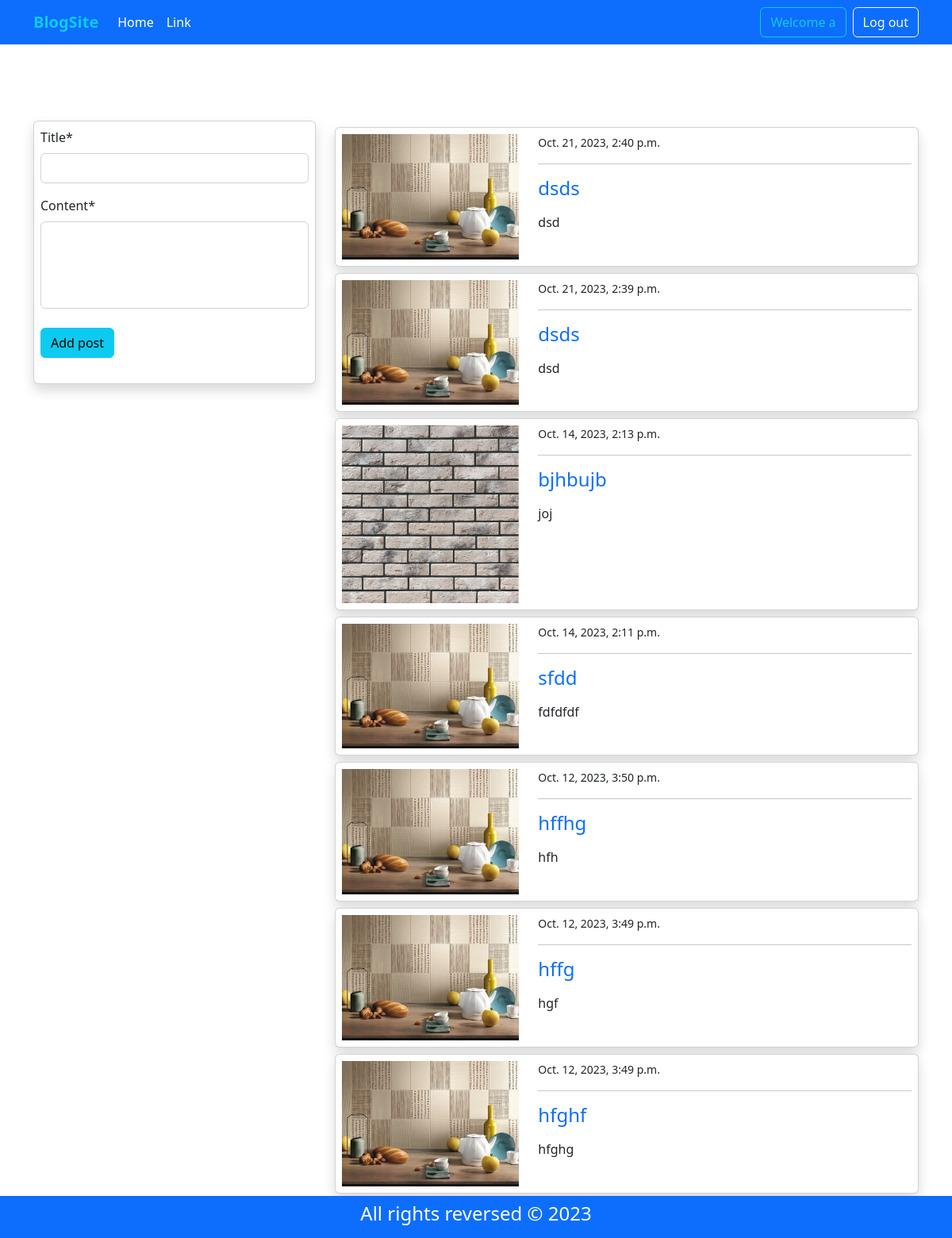
Screenshot of / (signed in) with the database file from the repository.
### news/models.py (models this page shows, shortened)
class PostModel(models.Model):
    title=models.CharField(max_length=250)
    content=models.TextField()
    author=models.ForeignKey(User,on_delete=models.CASCADE)
    created_at=models.DateTimeField(auto_now_add=True)

### users/models.py (models this page shows, shortened)
class ProfileModel(models.Model):
    user=models.OneToOneField(User,on_delete=models.CASCADE)
    image=models.ImageField(default='default.png',upload_to='profile',validators=[FileExtensionValidator(['png','jpg','jpeg','webp'])])

### news/views.py (the view)
# urls.py: path('',home,name='home-page'),
@login_required(login_url='users/login')
def home(request):
    data=PostModel.objects.all()
    if request.method=='POST':
        form=PostModelForm(request.POST)
        if form.is_valid():
            instance=form.save(commit=False)
            instance.author=request.user
            instance.save()
            return redirect('/')
    else:
        form=PostModelForm()
    context={
        'posts':reversed(data),'form':form
    }
    return render(request,'home.html',context)

### news/forms.py
class PostModelForm(forms.ModelForm):
    content=forms.CharField(widget=forms.Textarea(attrs={'rows':4,'style':'resize:none;'}))
    class Meta:
        model=PostModel
        fields=('title','content')

### templates/home.html (shortened to what this page needs)
{% extends 'inheritance/base.html' %}
{% load crispy_forms_tags %}
{% block mycontent %}
<div class="container my-5">
    <div class="row">
        <div class="col-12 col-md-4 mt-5">
            <div class="card shadow p-2">
                <form method="post">
                    {{form | crispy}}
                    <button class="btn btn-info my-2">Add post</button>
                </form>
            </div>
        </div>
        <div class="col-12 col-md-8 mt-5">
            {%for post in posts%}
            <div class="card shadow p-2 my-2">
                <div class="row">
                    <div class="col-12 col-md-4">
                        <img src="{{ post.author.profilemodel.image.url }}" alt="img" class="img-fluid">
                    </div>
                    <div class="col-12 col-md-8">
                        <small style="text-align: justify;">{{post.created_at}}</small>
                        <hr>
                        <a href="{% url 'post_detail-page' post.id%}" class="h4 text-decoration-none" style="text-align: justify;">{{post.title}}</a>
                        <p class="text-justify my-3" style="text-align: justify;">
                            {{post.content | truncatechars:250}}
                        </p>
                    </div>
                </div>
            </div>
            {%endfor%}
        </div>
    </div>
</div>
{% endblock %}

### templates/inheritance/base.html (shortened to what this page needs)
<html lang="en">
  <head>
    <link href="https://cdn.jsdelivr.net/npm/bootstrap@5.2.1/dist/css/bootstrap.min.css" rel="stylesheet">
  </head>
  <body>
    {% include 'inheritance/navbar.html'%}
    {% block mycontent %}
    {% endblock %}
    {% include 'inheritance/footer.html'%}
  </body>
</html>

### templates/inheritance/navbar.html (shortened to what this page needs)
<nav class="navbar navbar-expand-lg bg-primary">
    <div class="container">
        <a class="navbar-brand fw-bold text-info" href="{% url 'home-page' %}">BlogSite</a>
        <div class="collapse navbar-collapse" id="navbarSupportedContent">
            {%if user.is_authenticated%}
            <ul class="navbar-nav me-auto mb-2 mb-lg-0">
                <li class="nav-item">
                    <a class="nav-link active text-white" aria-current="page" href="{% url 'home-page' %}">Home</a>
                </li>
                <li class="nav-item"> <a class="nav-link active text-white" href="{% url 'profile-page'%}">Link</a>
                </li>
            </ul>
            <ul class="navbar-nav ms-auto mb-2 mb-lg-0">
                <li class="nav-item">
                    <a class="btn btn-outline-info me-2" aria-current="page" href="{%url 'home-page'%}">Welcome {{user.username}}</a>
                </li>
                <li class="nav-item">
                    <a class="btn btn-outline-light" aria-current="page" href="{%url 'logout-page'%}">Log out</a>
                </li>
            </ul>
            {%endif%}
        </div>
    </div>
</nav>

### templates/inheritance/footer.html
<footer class="fixed-bottom bg-primary text-white p-2">
    <h4 class="text-center">All rights reversed &copy; 2023</h4>
</footer>

### rows the page displays
PostModel: author.profilemodel.image (picture), created_at "Oct. 21, 2023, 2:40 p.m.", title "dsds", content "dsd"
PostModel: author.profilemodel.image (picture), created_at "Oct. 21, 2023, 2:39 p.m.", title "dsds", content "dsd"
PostModel: author.profilemodel.image (picture), created_at "Oct. 14, 2023, 2:13 p.m.", title "bjhbujb", content "joj"
PostModel: author.profilemodel.image (picture), created_at "Oct. 14, 2023, 2:11 p.m.", title "sfdd", content "fdfdfdf"
PostModel: author.profilemodel.image (picture), created_at "Oct. 12, 2023, 3:50 p.m.", title "hffhg", content "hfh"
PostModel: author.profilemodel.image (picture), created_at "Oct. 12, 2023, 3:49 p.m.", title "hffg", content "hgf"
PostModel: author.profilemodel.image (picture), created_at "Oct. 12, 2023, 3:49 p.m.", title "hfghf", content "hfghg"

### other values shown
{{ user.username }} "a"
